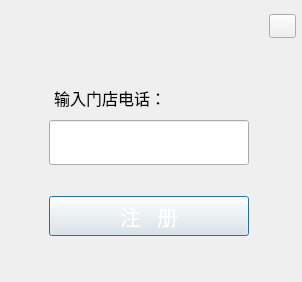
<?xml version="1.0" encoding="UTF-8"?>
<ui version="4.0">
 <class>CLoginDialog</class>
 <widget class="QDialog" name="CLoginDialog">
  <property name="geometry">
   <rect>
    <x>0</x>
    <y>0</y>
    <width>302</width>
    <height>282</height>
   </rect>
  </property>
  <property name="minimumSize">
   <size>
    <width>302</width>
    <height>282</height>
   </size>
  </property>
  <property name="maximumSize">
   <size>
    <width>302</width>
    <height>282</height>
   </size>
  </property>
  <property name="windowTitle">
   <string>Dialog</string>
  </property>
  <property name="styleSheet">
   <string notr="true">QDialog#CLoginDialog{border-image: url(:/Resources/background_login.png);}</string>
  </property>
  <widget class="QToolButton" name="tbtn_close">
   <property name="geometry">
    <rect>
     <x>269</x>
     <y>14</y>
     <width>27</width>
     <height>24</height>
    </rect>
   </property>
   <property name="minimumSize">
    <size>
     <width>27</width>
     <height>24</height>
    </size>
   </property>
   <property name="maximumSize">
    <size>
     <width>27</width>
     <height>24</height>
    </size>
   </property>
   <property name="styleSheet">
    <string notr="true">QToolButton#tbtn_close{
	border-image: url(:/Resources/close.png);
}

QToolButton#tbtn_close:hover{
	border-image: url(:/Resources/close_enter.png);
}

QToolButton#tbtn_close:pressed{
	border-image: url(:/Resources/close_pressed.png);
}</string>
   </property>
   <property name="text">
    <string/>
   </property>
  </widget>
  <widget class="QWidget" name="layoutWidget">
   <property name="geometry">
    <rect>
     <x>0</x>
     <y>50</y>
     <width>298</width>
     <height>211</height>
    </rect>
   </property>
   <layout class="QHBoxLayout" name="horizontalLayout_2">
    <item>
     <spacer name="horizontalSpacer_2">
      <property name="orientation">
       <enum>Qt::Horizontal</enum>
      </property>
      <property name="sizeHint" stdset="0">
       <size>
        <width>40</width>
        <height>20</height>
       </size>
      </property>
     </spacer>
    </item>
    <item>
     <layout class="QVBoxLayout" name="verticalLayout_2">
      <item>
       <layout class="QVBoxLayout" name="verticalLayout">
        <property name="spacing">
         <number>0</number>
        </property>
        <item>
         <widget class="QLabel" name="label_login">
          <property name="sizePolicy">
           <sizepolicy hsizetype="Preferred" vsizetype="Fixed">
            <horstretch>0</horstretch>
            <verstretch>0</verstretch>
           </sizepolicy>
          </property>
          <property name="minimumSize">
           <size>
            <width>200</width>
            <height>45</height>
           </size>
          </property>
          <property name="font">
           <font>
            <family>微软雅黑</family>
            <pointsize>12</pointsize>
           </font>
          </property>
          <property name="styleSheet">
           <string notr="true"/>
          </property>
          <property name="text">
           <string>输入门店电话：</string>
          </property>
          <property name="margin">
           <number>5</number>
          </property>
          <property name="indent">
           <number>5</number>
          </property>
         </widget>
        </item>
        <item>
         <widget class="QLineEdit" name="lne_login">
          <property name="sizePolicy">
           <sizepolicy hsizetype="Fixed" vsizetype="Fixed">
            <horstretch>0</horstretch>
            <verstretch>0</verstretch>
           </sizepolicy>
          </property>
          <property name="minimumSize">
           <size>
            <width>200</width>
            <height>45</height>
           </size>
          </property>
          <property name="font">
           <font>
            <family>微软雅黑</family>
            <pointsize>12</pointsize>
           </font>
          </property>
          <property name="styleSheet">
           <string notr="true"/>
          </property>
          <property name="inputMask">
           <string/>
          </property>
          <property name="maxLength">
           <number>11</number>
          </property>
          <property name="alignment">
           <set>Qt::AlignLeading|Qt::AlignLeft|Qt::AlignVCenter</set>
          </property>
         </widget>
        </item>
       </layout>
      </item>
      <item>
       <widget class="QPushButton" name="tbtn_signIn">
        <property name="minimumSize">
         <size>
          <width>200</width>
          <height>40</height>
         </size>
        </property>
        <property name="font">
         <font>
          <family>微软雅黑</family>
          <pointsize>16</pointsize>
          <weight>50</weight>
          <bold>false</bold>
          <strikeout>false</strikeout>
          <stylestrategy>PreferDefault</stylestrategy>
          <kerning>false</kerning>
         </font>
        </property>
        <property name="styleSheet">
         <string notr="true">border-image: url(:/Resources/login.png);
color:white;</string>
        </property>
        <property name="text">
         <string>注   册</string>
        </property>
       </widget>
      </item>
     </layout>
    </item>
    <item>
     <spacer name="horizontalSpacer_3">
      <property name="orientation">
       <enum>Qt::Horizontal</enum>
      </property>
      <property name="sizeHint" stdset="0">
       <size>
        <width>40</width>
        <height>20</height>
       </size>
      </property>
     </spacer>
    </item>
   </layout>
  </widget>
 </widget>
 <resources>
  <include location="CSMonitorClient.qrc"/>
 </resources>
 <connections/>
</ui>
